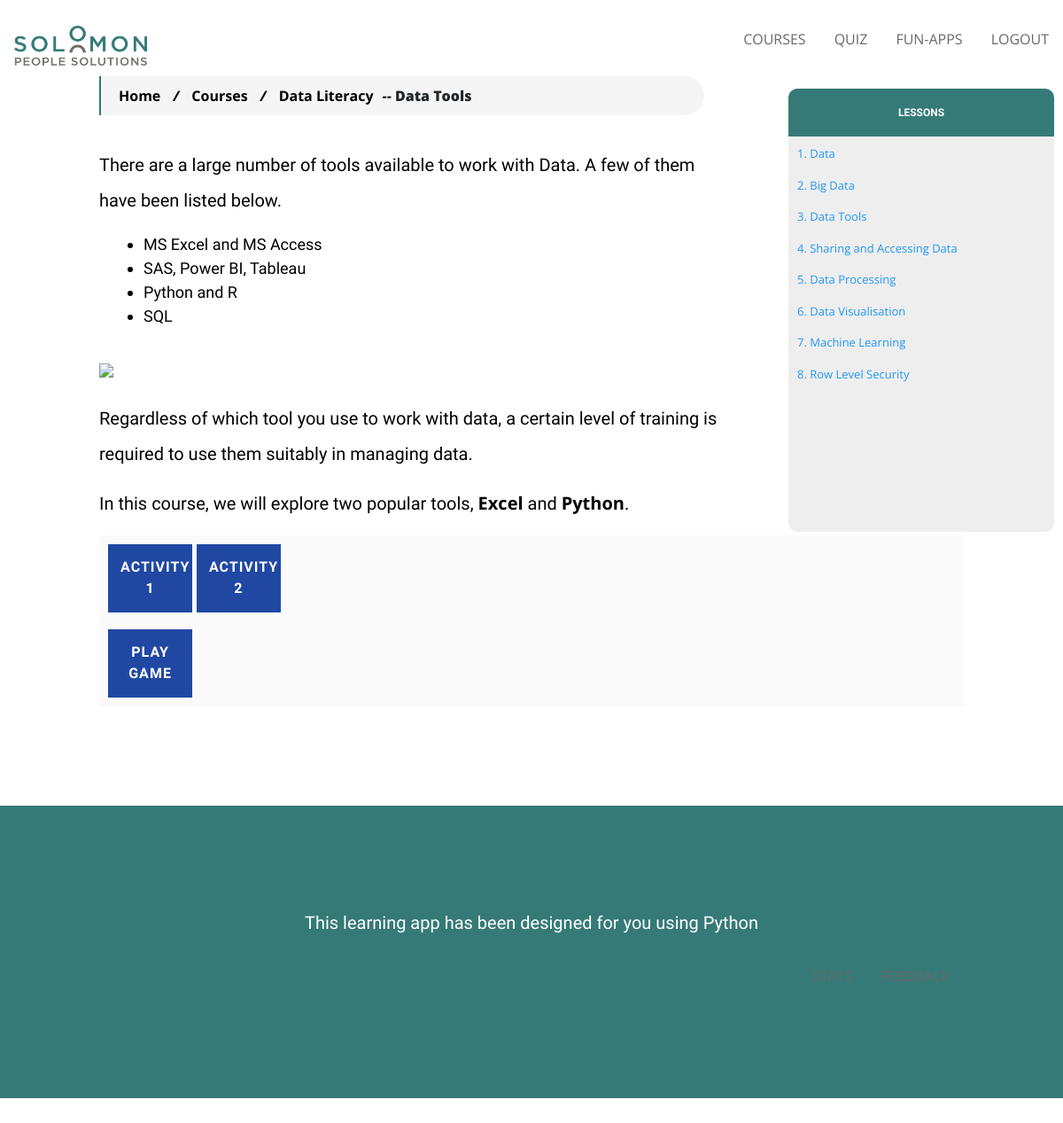
The page /view_lesson/2 (signed in) on the database its author committed.
### models.py (models this page shows, shortened)
class Course(db.Model):
    id = db.Column(db.Integer, primary_key = True)
    courseName = db.Column(db.String,nullable = True)
    courseDescription = db.Column(db.Text(),nullable = True)
    courseImage = db.Column(db.String,nullable = False)
    assignment = db.Column(db.Boolean)
    assignment_frequency = db.Column(db.Integer)
    created_dt = db.Column(db.DateTime, nullable = True,
    default = datetime.now(uae))
    modified_dt = db.Column(db.DateTime, nullable = True,
    default = datetime.now(uae))

class Lesson(db.Model):
    id = db.Column(db.Integer, primary_key = True)
    courseId = db.Column(db.Integer,db.ForeignKey('course.id'))
    lessonName = db.Column(db.String,nullable = True)
    lessonDescription = db.Column(db.Text(),nullable = True)
    game = db.Column(db.String,nullable = True)
    sampleCode1 = db.Column(db.String,nullable = True)
    sampleCode2 = db.Column(db.String,nullable = True)
    sampleCode3 = db.Column(db.String,nullable = True)
    sampleCode4 = db.Column(db.String,nullable = True)
    resources = db.Column(db.String,nullable = True)
    lessonOrder = db.Column(db.Integer, nullable = False)
    course = db.relationship('Course', backref=db.backref('lesson', lazy='dynamic'))
    created_dt = db.Column(db.DateTime, nullable = True,
    default = datetime.now(uae))
    modified_dt = db.Column(db.DateTime, nullable = True,
    default = datetime.now(uae))

### app.py (the view)
@app.route('/view_lesson/<int:id>',methods=['GET','POST'])
@login_required
def viewlesson(id):
    lesson = Lesson.query.get_or_404(id)
    course = Course.query.get_or_404(lesson.courseId)
    lessons = db.session.query(Lesson)\
        .join(Course, Course.id == Lesson.courseId)\
        .filter(Course.id == course.id)\
        .order_by(Lesson.lessonOrder).all()
    soup = BeautifulSoup(lesson.lessonDescription, 'html.parser')
    h2s = [h2.text.strip() for h2 in soup.find_all('h2')]
    print(h2s)
    session["lessonNM"] = lesson.lessonName
    html = markdown.markdown(lesson.lessonDescription)
    return render_template("view_lesson.html",
    course = course, lesson = lesson,lessons = lessons,html = html,
    h2s=h2s,
    quiz_link=quiz_exists(course.courseName),
    title = lesson.lessonName,
    logo='/static/images/company_logo.png')

### app.py (called while the page is built)
def quiz_exists(cname):
    quiz_link = False
    try:
        quizapp[cname]
    except:
        pass
    else:
        quiz_link = True
    return quiz_link

@login_manager.user_loader
def load_user(user_id):
    return User.query.get(int(user_id))

### templates/view_lesson.html (shortened to what this page needs)
{% extends "base_template.html" %}
{% block content %}
        <section class="lesson_body">
                <div style="font-weight: bolder;" class="course_dir">
                    <a href="/">Home </a> <i>/</i>
                    <a href="/"> Courses </a> <i>/</i>
                    <a href="/course/{{course.id}}"> {{ course.courseName }}</a><i>--</i>
                    <strong>{{ lesson.lessonName }}</strong>
                </div>
            <div class="lesson-section">
                <div class="lesson-container">
                    <p>
                    <div class="lesson-description">
                        {{ html|safe }}
                    </div>
                    </p>
                </div>
                <div class="lesson-navigation">
                    <div class="sidenav" id="sidenav">
                        <p class="sidenav_title">Lessons</p>
                           {% for l in lessons %}
                         <a href="/view_lesson/{{ l.id }}">{{loop.index}}. {{ l.lessonName }}</a>
                            {% endfor %}
                    </div>
                </div>
            </div>
                <div class="buttons">
                    {% if lesson.sampleCode1 %}
                        <button id="sample1">Activity 1</button>
                    {% endif %}
                    {% if lesson.sampleCode2 %}
                        <button id="sample2">Activity 2</button>
                    {% endif %}
                </div>
                <div class="buttons">
                    {% if lesson.game %}
                        <button id="game1">Play Game</button>
                    {% endif %}
                </div>
        </section>
{% endblock %}

### static/css/style.css (style rules this page uses)
* { font-family: "Open Sans", sans-serif; text-decoration: none; -webkit-font-smoothing: antialiased; }
html { scroll-behavior: smooth; }
body { margin: 0; padding: 0; }
.course_dir { padding: 10px; margin-right: 30%; border-left: 2px solid rgb(53, 122, 119); border-radius: 0px 50px 50px 0px; background-color: #F5F5F5; }
.course_dir a { color: #000; text-decoration: none; padding-right: 10px; padding-left: 10px; }
.course_dir i { color: #000; }
p { font-size: 20px !important; color: black !important; font-family: "Assistant", sans-serif !important; line-height: 200% !important; }
.lesson-section { display: flex; margin-top: 20px; }
.lesson-container { margin-right: 10%; flex-basis: 80%; }
.lesson-navigation { flex-basis: 20%; }
.sidenav { z-index: 1; position: fixed; width: 300px; height: 500px; background: #eee; overflow-y: scroll; margin-top: -50px; margin-left: 50px; padding-bottom: 20px; transition: 0.5s; right: 10px; border-radius: 10px; font-size: 13px !important; }
.sidenav .sidenav_title { margin: 0; padding: 15px 20px; background-color: rgb(53, 122, 119); font-weight: bolder; font-size: 12px !important; text-transform: uppercase; text-align: center; color: white !important; }
.sidenav a { padding: 10px 8px 6px 10px; text-decoration: none; color: #2196F3; display: block; }
.lesson-description { color: black; }
.lesson-description ul { font-size: 22px !important; margin-left: 10px !important; padding-top: 0px !important; padding-bottom: 10px !important; }
.lesson-description ul li { color: black !important; font-size: 18px !important; font-family: "Assistant", sans-serif !important; }
.lesson_body { padding: 7em; }
.lesson_body .buttons { background: #fafafa; padding: 1%; }
.lesson_body .buttons button { width: 10%; padding: 1.5%; background: #2048a3; border: 0; color: #fff; letter-spacing: 1px; transition: 0.4s; text-transform: uppercase; font-family: "Assistant", sans-serif; font-weight: bolder; }

### rows shown on the page
Course: courseName "Data Literacy"
Lesson: lessonName "Data Tools"
Lesson: lessonName "Data"
Lesson: lessonName "Big Data"
Lesson: lessonName "Sharing and Accessing Data"
Lesson: lessonName "Data Processing"
Lesson: lessonName "Data Visualisation"
Lesson: lessonName "Machine Learning"
Lesson: lessonName "Row Level Security"
